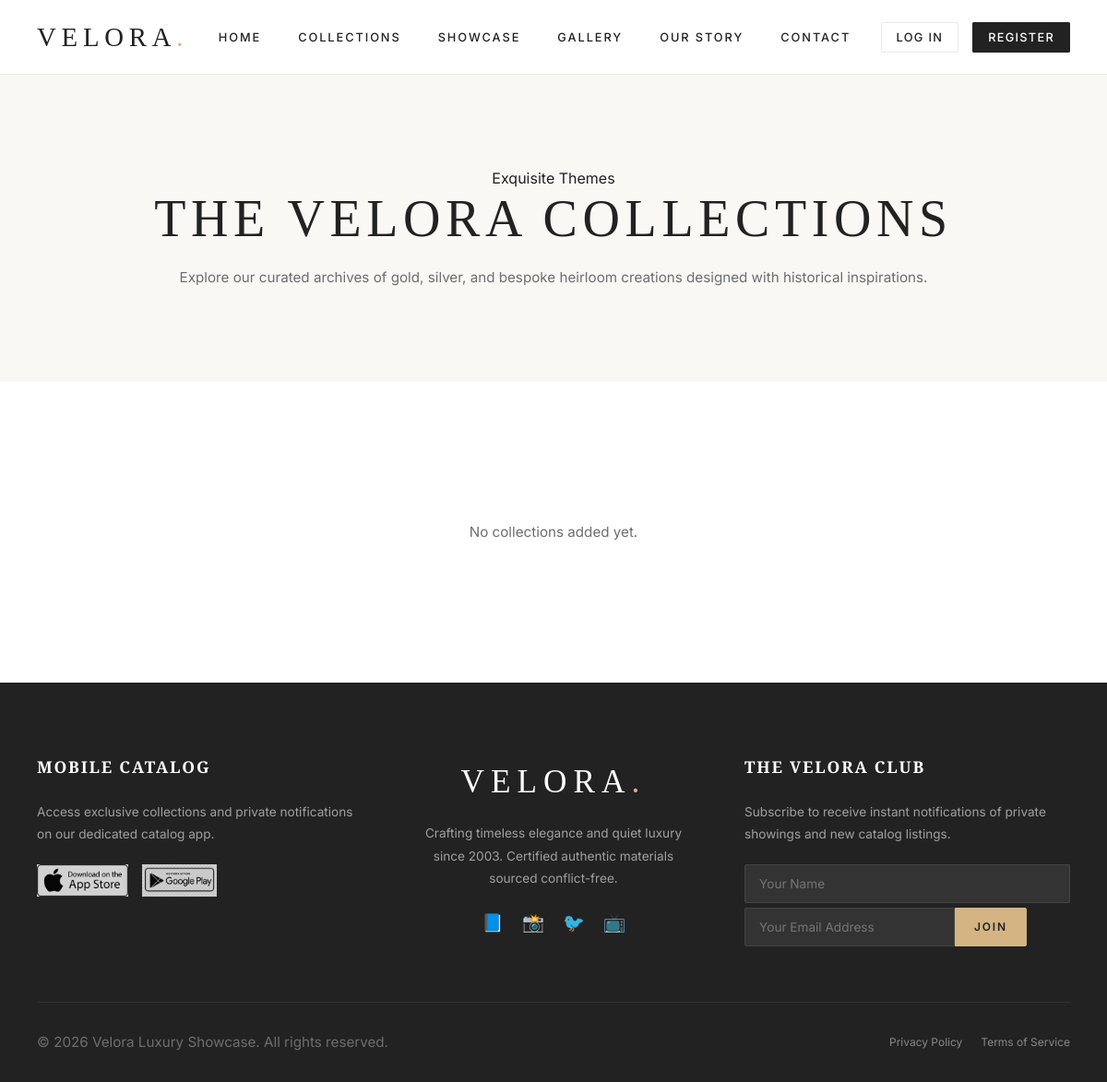
/collections.php, run on an earlier commit of the app's database.
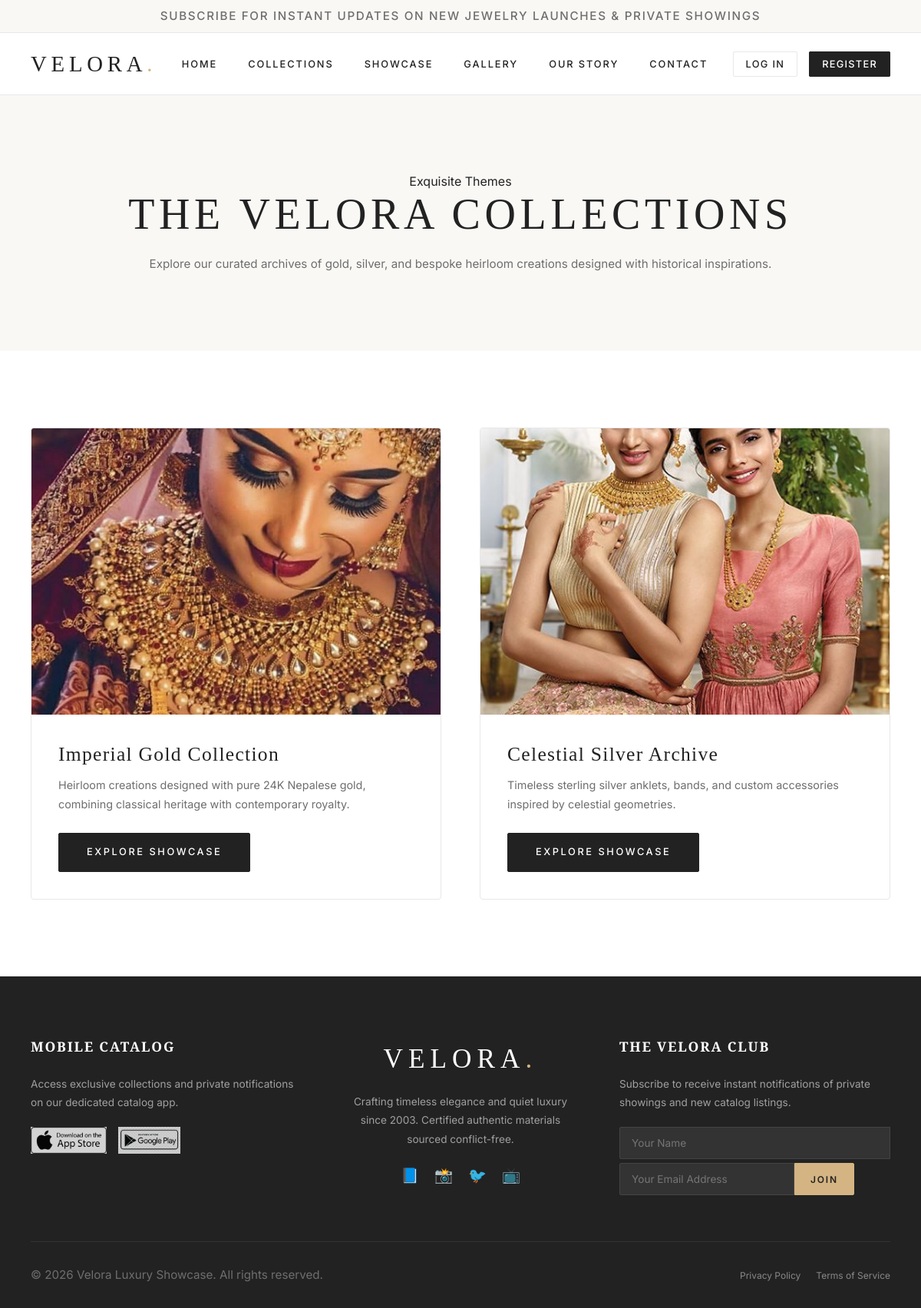
And on a later commit of the database.
### tables this page shows
CREATE TABLE IF NOT EXISTS `collections` (
  `id` int(11) NOT NULL AUTO_INCREMENT,
  `name` varchar(255) NOT NULL,
  `description` text DEFAULT NULL,
  `banner_image` varchar(255) DEFAULT NULL,
  `display_order` int(11) NOT NULL DEFAULT '0',
  `created_at` timestamp NOT NULL DEFAULT CURRENT_TIMESTAMP,
  PRIMARY KEY (`id`)
);

### config/database.php (called while the page is built, shortened)
<?php
$root_dir = realpath(dirname(__DIR__));
$current_dir = realpath(getcwd());
$relative_diff = str_replace($root_dir, '', $current_dir);
$relative_diff = str_replace('\\', '/', $relative_diff);
$depth = substr_count(trim($relative_diff, '/'), '/');
if (empty(trim($relative_diff, '/'))) {
    $depth = 0;
} else {
    $depth = $depth + 1;
}
$rel_path = str_repeat('../', $depth);
function xss_clean($data) {
    return htmlspecialchars($data, ENT_QUOTES, 'UTF-8');
}
function get_setting($con, $key, $default = '') {
    $stmt = mysqli_prepare($con, "SELECT setting_value FROM website_settings WHERE setting_key = ? LIMIT 1");
    if ($stmt) {
        mysqli_stmt_bind_param($stmt, "s", $key);
        mysqli_stmt_execute($stmt);
        mysqli_stmt_bind_result($stmt, $val);
        return $val !== null ? $val : $default;
    }
    return $default;
}
?>

### collections.php (the view, shortened to what this page needs)
<?php
require_once 'config/database.php';
include 'includes/header.php';
include 'includes/navbar.php';
?>
<section class="section-padding" style="background-color: var(--color-soft-ivory); text-align: center;">
    <div class="container">
        <span class="hero-tag">Exquisite Themes</span>
        <h1 style="margin-bottom: 20px; text-transform: uppercase; letter-spacing: 0.1em;">The Velora Collections</h1>
        <p class="section-subtitle" style="margin-bottom: 0;">Explore our curated archives of gold, silver, and bespoke heirloom creations designed with historical inspirations.</p>
    </div>
</section>
<section class="section-padding">
    <div class="container">
        <div class="products-grid" style="grid-template-columns: repeat(2, 1fr); gap: 50px;">
            <?php
            $collections_query = mysqli_query($con, "SELECT * FROM collections ORDER BY display_order ASC, id ASC");
            if (mysqli_num_rows($collections_query) > 0):
                while ($col_data = mysqli_fetch_assoc($collections_query)):
            ?>
                <div class="product-card" style="border-radius: 4px;">
                    <div class="product-image-container" style="padding-bottom: 70%;">
                        <img src="<?php echo xss_clean($col_data['banner_image']); ?>" alt="<?php echo xss_clean($col_data['name']); ?>">
                    </div>
                    <div class="product-info" style="text-align: left; align-items: flex-start; padding: 35px;">
                        <h3 style="font-family: var(--font-display); font-size: 1.6rem; margin-bottom: 12px; color: var(--color-deep-charcoal);"><?php echo xss_clean($col_data['name']); ?></h3>
                        <p style="font-size: 0.9rem; margin-bottom: 25px; line-height: 1.7;"><?php echo xss_clean($col_data['description']); ?></p>
                        <a href="showcase.php?collection=<?php echo $col_data['id']; ?>" class="btn">Explore Showcase</a>
                    </div>
                </div>
            <?php
                endwhile;
            else:
                echo '<p style="grid-column: 1/-1; text-align: center; color: var(--color-warm-gray); padding: 50px 0;">No collections added yet.</p>';
            endif;
            ?>
        </div>
    </div>
</section>
<?php
include 'includes/footer.php';
?>

### includes/header.php (shortened to what this page needs)
<?php
require_once dirname(__DIR__) . '/config/database.php';
$brand_name = get_setting($con, 'brand_name', 'Velora');
?>
<!DOCTYPE html>
<html lang="en">
<head>
    <link rel="stylesheet" href="<?php echo $rel_path; ?>style.css">
</head>
<body>
    <?php
    $promo_text = get_setting($con, 'promo_banner_text', '');
    if (!empty($promo_text)):
    ?>
    <div class="promo-bar">
        <p><?php echo xss_clean($promo_text); ?></p>
    </div>
    <?php endif; ?>

### includes/navbar.php
<?php
$is_logged_in = isset($_SESSION['role']);
$user_role = $_SESSION['role'] ?? 'guest';
$user_name = $_SESSION['fullname'] ?? '';
?>
<header id="main-header">
    <nav>
        <div class="logo-container">
            <a href="<?php echo $rel_path; ?>index.php"><?php echo xss_clean($brand_name); ?><span>.</span></a>
        </div>
        <ul class="nav-links">
            <li><a href="<?php echo $rel_path; ?>index.php">Home</a></li>
            <li><a href="<?php echo $rel_path; ?>collections.php">Collections</a></li>
            <li><a href="<?php echo $rel_path; ?>showcase.php">Showcase</a></li>
            <li><a href="<?php echo $rel_path; ?>gallery.php">Gallery</a></li>
            <li><a href="<?php echo $rel_path; ?>about.php">Our Story</a></li>
            <li><a href="<?php echo $rel_path; ?>contact.php">Contact</a></li>
        </ul>
        <ul class="nav-icons">
            <?php if ($is_logged_in): ?>
                <?php if ($user_role === 'admin' || $user_role === 'superadmin'): ?>
                    <li><a href="<?php echo $rel_path; ?>admin/dashboard.php" class="nav-admin-badge" title="Admin Dashboard">Dashboard</a></li>
                <?php endif; ?>
                <li><a href="<?php echo $rel_path; ?>profile.php" title="My Profile" class="nav-profile-link">👤 <?php echo xss_clean(explode(' ', $user_name)[0]); ?></a></li>
                <li><a href="<?php echo $rel_path; ?>auth/logout.php" title="Log Out" class="nav-logout-btn">Log Out</a></li>
            <?php else: ?>
                <li><a href="<?php echo $rel_path; ?>auth/login.php" class="nav-login-btn">Log In</a></li>
                <li><a href="<?php echo $rel_path; ?>auth/register.php" class="nav-register-btn">Register</a></li>
            <?php endif; ?>
        </ul>
    </nav>
</header>

### includes/footer.php (shortened to what this page needs)
<footer>
    <div class="container">
        <div class="footer-grid">
            <div class="footer-col">
                <h3>Mobile Catalog</h3>
                <p>Access exclusive collections and private notifications on our dedicated catalog app.</p>
                <div class="footer-app-logos">
                    <img src="<?php echo $rel_path; ?>designs/app-store.png" alt="App Store">
                    <img src="<?php echo $rel_path; ?>designs/play-store.png" alt="Google Play">
                </div>
            </div>
            <div class="footer-col footer-brand">
                <div class="logo"><?php echo xss_clean($brand_name); ?><span>.</span></div>
                <p>Crafting timeless elegance and quiet luxury since 2003. Certified authentic materials sourced conflict-free.</p>
                <ul class="footer-socials">
                    <li><a href="#" title="Facebook">📘</a></li>
                    <li><a href="#" title="Instagram">📸</a></li>
                    <li><a href="#" title="Twitter">🐦</a></li>
                    <li><a href="#" title="YouTube">📺</a></li>
                </ul>
            </div>
            <div class="footer-col footer-col-right">
                <h3>The <?php echo xss_clean($brand_name); ?> Club</h3>
                <p>Subscribe to receive instant notifications of private showings and new catalog listings.</p>
                <form class="newsletter-form" onsubmit="handleAjaxSubscribe(event)">
                    <input type="text" id="sub-name" placeholder="Your Name" class="newsletter-input" style="border-radius: 2px 0 0 2px; margin-bottom:5px; display:block; width:100%; border-right:1px solid #444;" required>
                    <div style="display:flex; width:100%;">
                        <input type="email" id="sub-email" placeholder="Your Email Address" class="newsletter-input" style="border-radius: 2px 0 0 2px;" required>
                        <button type="submit" class="newsletter-btn">Join</button>
                    </div>
                </form>
            </div>
        </div>
        <hr>
        <div class="copyright-bar">
            <p>&copy; <?php echo date('Y'); ?> <?php echo xss_clean($brand_name); ?> Luxury Showcase. All rights reserved.</p>
            <ul class="copyright-links">
                <li><a href="#">Privacy Policy</a></li>
                <li><a href="#">Terms of Service</a></li>
            </ul>
        </div>
    </div>
</footer>
</body>
</html>

What changed in the data, as far as the page shows it:
added collections: banner_image (picture), name "Imperial Gold Collection", description "Heirloom creations designed with pure 24K Nepalese gold, combining classical heritage with contemporary royalty."
added collections: banner_image (picture), name "Celestial Silver Archive", description "Timeless sterling silver anklets, bands, and custom accessories inspired by celestial geometries."
Also different on the page:
xss_clean($promo_text): (not shown) → "SUBSCRIBE FOR INSTANT UPDATES ON NEW JEWELRY LAUNCHES & PRIVATE SHOWINGS"
text no longer shown: "No collections added yet."
